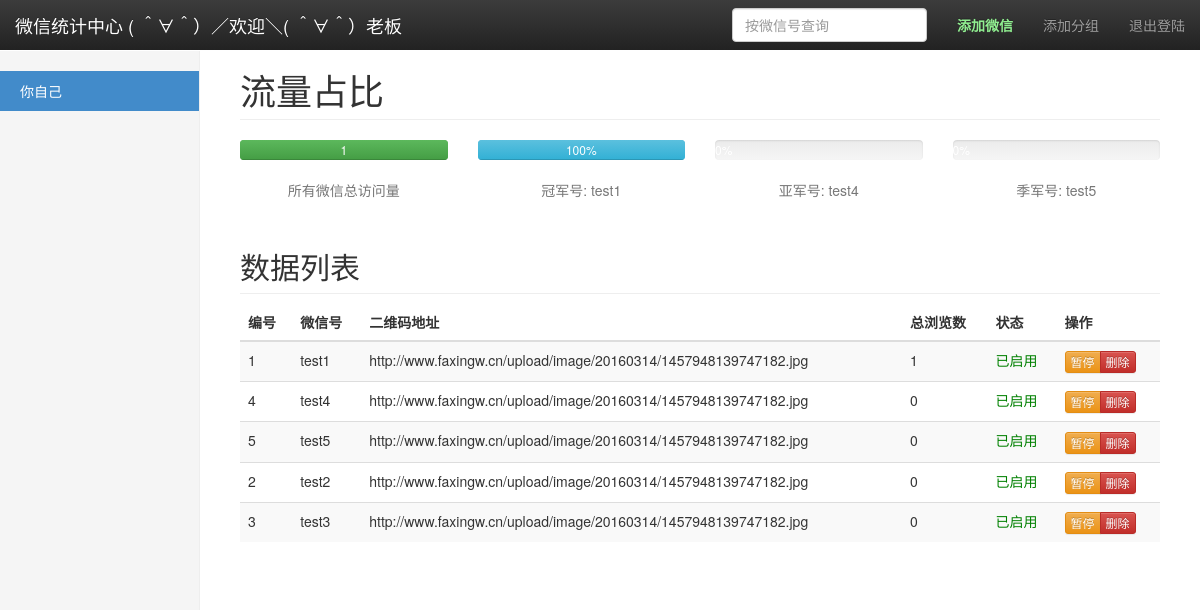
/manager.php?id=1 (signed in), run on an earlier commit of the app's database.
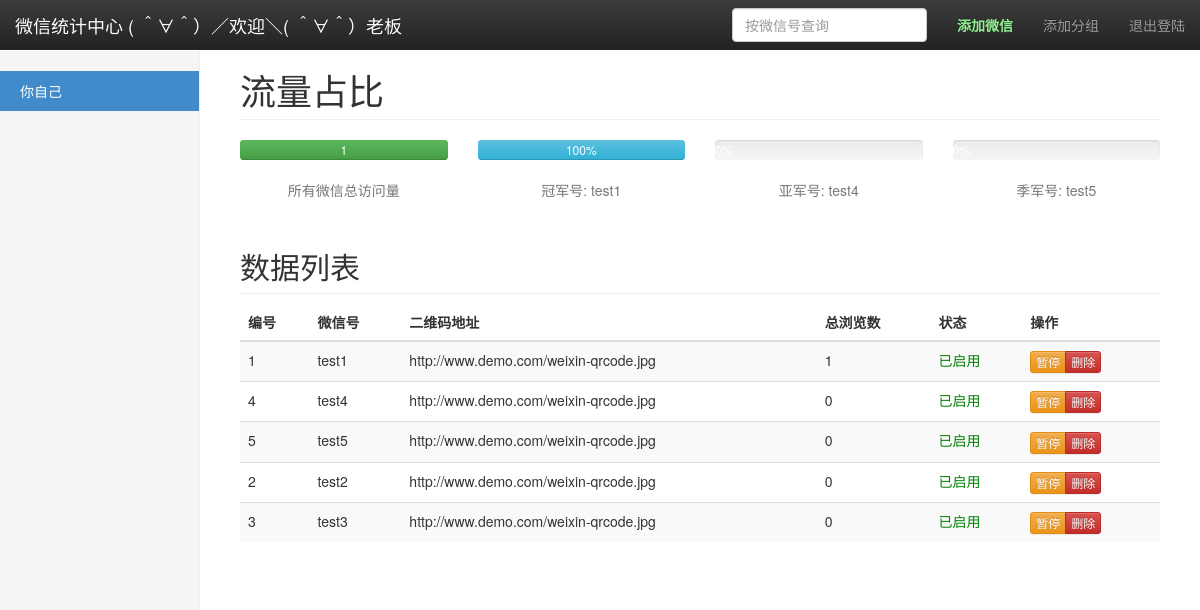
And on a later commit of the database.
### tables this page shows
create table wx_group (
    id int auto_increment,
    uid int not null comment 'login user name',
    name varchar(200) unique not null comment 'wx group name',
    status int default 0 comment 'group status: 0=normal,1=forbidden|deleted',
    primary key(id)
);

create table wx_data_info (
    wxId int auto_increment,
    groupId int not null,
    wxNum varchar(60) unique comment 'weixin number',
    wxQRCodeUrl varchar(200) comment 'weixin qrcode image url',
    state int default 0 comment '0:enable,1:disable',
    primary key(wxId,wxNum)
);

### manager.php (the view, shortened to what this page needs)
<?php
$groupId = $_SERVER["QUERY_STRING"];
if ($groupId) {
  $groupId = substr_replace($groupId, "", 0, 3);
}
if (isset($_SESSION['admin']) && $_SESSION['admin'] == true) {
  $totalViewCountQuerySql = 'select ifnull(sum(viewCount),0) as totalViewCount from wx_analysis_info where wxId in (select wxId from wx_data_info where groupId = '.$groupId.')';
  $queryAllSql = 'SELECT wd.*, IFNULL(wa.viewCount,0) AS viewCount FROM wx_data_info wd LEFT JOIN (SELECT wxId, SUM(viewCount) viewCount FROM wx_analysis_info GROUP BY wxId) wa ON wd.wxId = wa.wxId where wd.groupId = '.$groupId.' order by viewCount desc';
  $queryAllGroups = 'select id,name from wx_group where uid=' . $_SESSION['adminId'] . ' and status=0';
  $conn = get_db_con();
  $totalCountResult = mysqli_query($conn, $totalViewCountQuerySql);
  $wxDataResult = mysqli_query($conn, $queryAllSql);
  $groupResult = mysqli_query($conn, $queryAllGroups);
  $tCount = mysqli_fetch_object($totalCountResult);
  $wxDataList = array();
  while ($row = mysqli_fetch_object($wxDataResult)) {
    array_push($wxDataList, $row);
  }
  $wxGroupList = array();
  while ($group = mysqli_fetch_object($groupResult)) {
    array_push($wxGroupList, $group);
  }
} else {
  unset($_SESSION['admin']);
  echo "<script>window.location.href =\"/login.php\";</script>";
}
?>
<!DOCTYPE html>
<html lang="zh-CN">
<head>
  <?php require './utils/common.php' ?>
  <link href="/css/manage.css" rel="stylesheet">
</head>
<body>
  <nav class="navbar navbar-inverse navbar-fixed-top">
    <div class="container-fluid">
      <div class="navbar-header">
        <a class="navbar-brand" href="">微信统计中心 ( ＾∀＾）／欢迎＼( ＾∀＾）老板</a>
      </div>
      <div id="navbar" class="navbar-collapse collapse">
        <ul class="nav navbar-nav navbar-right">
          <li><a href="javasript:" id="addWXBtn" style="color:lightgreen;font-weight:bolder">添加微信</a></li>
          <li><a href="javasript:" id="addOptBtn">添加分组</a></li>
          <li><a href="javascript" id="loginOutBtn">退出登陆</a></li>
        </ul>
        <form class="navbar-form navbar-right" action="" method="post">
          <input type="text" class="form-control" placeholder="按微信号查询" required="required">
        </form>
      </div>
    </div>
  </nav>
  <div class="container-fluid">
    <div class="row">
      <div class="col-sm-3 col-md-2 sidebar">
        <ul class="nav nav-sidebar">
          <?php foreach ($wxGroupList as $key=>$group) {
            $isCurrentNav = $key == 0;
            if ($groupId) {
              $isCurrentNav = $groupId == $group->id;
            }
          ?>
            <li class="<?php echo $isCurrentNav ? 'active' : '' ?>">
              <a href="/manager.php?id=<?php echo $group->id; ?>"><?php echo $group->name; ?></a>
            </li>
          <?php } ?>
        </ul>
      </div>
      <div class="col-sm-9 col-sm-offset-3 col-md-10 col-md-offset-2 main">
        <h1 class="page-header">流量占比</h1>
        <div class="row placeholders">
          <div class="col-xs-6 col-sm-3 placeholder">
            <div class="progress">
              <div class="progress-bar progress-bar-success" role="progressbar" aria-valuenow="<?php echo $tCount->totalViewCount; ?>" aria-valuemin="0" aria-valuemax="100" style="width: 100%;">
                <?php echo $tCount->totalViewCount; ?>
              </div>
            </div>
            <span class="text-muted">所有微信总访问量</span>
          </div>
          <?php
          if (count($wxDataList) == 1) {
            $percent = ($tCount->totalViewCount == 0) ? 0 : number_format($wxDataList[0]->viewCount / $tCount->totalViewCount, 2, '.', '');
            $num1 = array('percent' => $percent * 100, 'wxNum' => $wxDataList[0]->wxNum);
          ?>
            <div class="col-xs-6 col-sm-3 placeholder">
              <div class="progress">
                <div class="progress-bar progress-bar-info" role="progressbar" aria-valuenow="<?php echo $num1['percent']; ?>" aria-valuemin="0" aria-valuemax="100" style="width: <?php echo $num1['percent']; ?>%;">
                  <?php echo $num1['percent']; ?>%
                </div>
              </div>
              <span class="text-muted">冠军号: <?php echo $num1['wxNum']; ?></span>
            </div>
          <?php
          } elseif (count($wxDataList) >= 3) {
            $percent1 = ($tCount->totalViewCount == 0) ? 0 : number_format($wxDataList[0]->viewCount / $tCount->totalViewCount, 2, '.', '');
            $percent2 = ($tCount->totalViewCount == 0) ? 0 : number_format($wxDataList[1]->viewCount / $tCount->totalViewCount, 2, '.', '');
            $percent3 = ($tCount->totalViewCount == 0) ? 0 : number_format($wxDataList[2]->viewCount / $tCount->totalViewCount, 2, '.', '');
            $num1 = array('percent' => $percent1 * 100, 'wxNum' => $wxDataList[0]->wxNum);
            $num2 = array('percent' => $percent2 * 100, 'wxNum' => $wxDataList[1]->wxNum);
            $num3 = array('percent' => $percent3 * 100, 'wxNum' => $wxDataList[2]->wxNum);
          ?>
            <div class="col-xs-6 col-sm-3 placeholder">
              <div class="progress">
                <div class="progress-bar progress-bar-info" role="progressbar" aria-valuenow="<?php echo $num1['percent']; ?>" aria-valuemin="0" aria-valuemax="100" style="width: <?php echo $num1['percent']; ?>%;">
                  <?php echo $num1['percent']; ?>%
                </div>
              </div>
              <span class="text-muted">冠军号: <?php echo $num1['wxNum']; ?></span>
            </div>
            <div class="col-xs-6 col-sm-3 placeholder">
              <div class="progress">
              </div>
              <span class="text-muted">亚军号: <?php echo $num2['wxNum']; ?></span>
            </div>
            <div class="col-xs-6 col-sm-3 placeholder">
              <div class="progress">
                <div class="progress-bar progress-bar-danger" role="progressbar" aria-valuenow="<?php echo $num3['percent']; ?>" aria-valuemin="0" aria-valuemax="100" style="width: <?php echo $num3['percent']; ?>%;">
                  <?php echo $num3['percent']; ?>%
                </div>
              </div>
              <span class="text-muted">季军号: <?php echo $num3['wxNum']; ?></span>
            </div>
          <?php } ?>
        </div>
        <h2 class="sub-header">数据列表</h2>
        <div class="table-responsive">
          <table class="table table-striped">
            <thead>
              <tr>
                <th>编号</th>
                <th>微信号</th>
                <th>二维码地址</th>
                <th>总浏览数</th>
                <th>状态</th>
                <th>操作</th>
              </tr>
            </thead>
            <tbody>
              <?php foreach ($wxDataList as $row) { ?>
                <tr>
                  <td><?php echo $row->wxId; ?></td>
                  <td><?php echo $row->wxNum; ?></td>
                  <td><?php echo $row->wxQRCodeUrl; ?></td>
                  <td><?php echo $row->viewCount; ?></td>
                  <td style="color:<?php echo $row->state == 0 ? 'green' : 'red'; ?>"><?php echo $row->state == 0 ? '已启用' : '已禁用'; ?></td>
                  <td>
                    <div class="btn-group btn-group-xs" role="group">
                      <button type="button" class="btn btn-warning" onclick="stateChange(<?php echo $row->wxId; ?>,<?php echo $row->state; ?>);">暂停</button>
                      <button type="button" class="btn btn-danger" onclick="deleteWX(<?php echo $row->wxId; ?>);">删除</button>
                    </div>
                  </td>
                </tr>
              <?php } ?>
            </tbody>
          </table>
        </div>
      </div>
    </div>
  </div>
</body>
</html>

### utils/common.php (shortened to what this page needs)
<link rel="stylesheet" href="//cdn.bootcss.com/bootstrap/3.3.7/css/bootstrap.min.css">
<link rel="stylesheet" href="//cdn.bootcss.com/bootstrap/3.3.7/css/bootstrap-theme.min.css">

### css/manage.css (style rules this page uses)
body { padding-top: 50px; }
.sub-header { padding-bottom: 10px; border-bottom: 1px solid #eee; }
.navbar-fixed-top { border: 0; }
.sidebar { display: none; }
@media (min-width: 768px) { .sidebar { position: fixed; top: 51px; bottom: 0; left: 0; z-index: 1000; display: block; padding: 20px; overflow-x: hidden; overflow-y: auto; background-color: #f5f5f5; border-right: 1px solid #eee; } }
.nav-sidebar { margin-right: -21px; margin-bottom: 20px; margin-left: -20px; }
.nav-sidebar > li > a { padding-right: 20px; padding-left: 20px; }
.nav-sidebar > .active > a, .nav-sidebar > .active > a:hover, .nav-sidebar > .active > a:focus { color: #fff; background-color: #428bca; }
.main { padding: 20px; }
@media (min-width: 768px) { .main { padding-right: 40px; padding-left: 40px; } }
.main .page-header { margin-top: 0; }
.placeholders { margin-bottom: 30px; text-align: center; }
.placeholder { margin-bottom: 20px; }

What changed in the data, as far as the page shows it:
changed wx_data_info "test4": wxQRCodeUrl "http://www.faxingw.cn/upload/image/20160314/1457948139747182.jpg" → "http://www.demo.com/weixin-qrcode.jpg"
changed wx_data_info "test5": wxQRCodeUrl "http://www.faxingw.cn/upload/image/20160314/1457948139747182.jpg" → "http://www.demo.com/weixin-qrcode.jpg"
changed wx_data_info "test1": wxQRCodeUrl "http://www.faxingw.cn/upload/image/20160314/1457948139747182.jpg" → "http://www.demo.com/weixin-qrcode.jpg"
changed wx_data_info "test2": wxQRCodeUrl "http://www.faxingw.cn/upload/image/20160314/1457948139747182.jpg" → "http://www.demo.com/weixin-qrcode.jpg"
changed wx_data_info "test3": wxQRCodeUrl "http://www.faxingw.cn/upload/image/20160314/1457948139747182.jpg" → "http://www.demo.com/weixin-qrcode.jpg"
